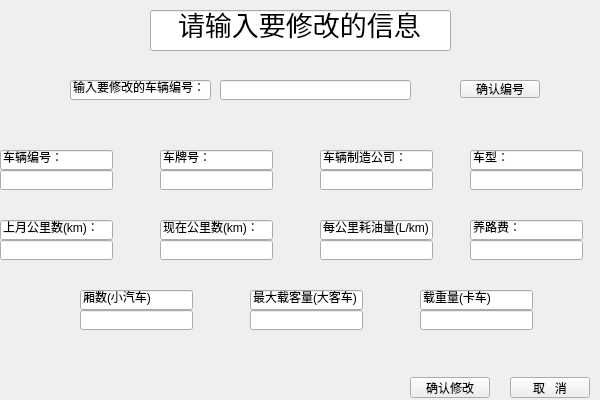
<?xml version="1.0" encoding="UTF-8"?>
<ui version="4.0">
 <class>change2</class>
 <widget class="QWidget" name="change2">
  <property name="geometry">
   <rect>
    <x>0</x>
    <y>0</y>
    <width>600</width>
    <height>400</height>
   </rect>
  </property>
  <property name="windowTitle">
   <string>Form</string>
  </property>
  <widget class="QPushButton" name="pushButton">
   <property name="geometry">
    <rect>
     <x>410</x>
     <y>377</y>
     <width>80</width>
     <height>21</height>
    </rect>
   </property>
   <property name="text">
    <string>确认修改</string>
   </property>
  </widget>
  <widget class="QPushButton" name="pushButton_2">
   <property name="geometry">
    <rect>
     <x>510</x>
     <y>377</y>
     <width>80</width>
     <height>21</height>
    </rect>
   </property>
   <property name="text">
    <string>取   消</string>
   </property>
  </widget>
  <widget class="QLineEdit" name="lineEdit">
   <property name="geometry">
    <rect>
     <x>150</x>
     <y>10</y>
     <width>301</width>
     <height>41</height>
    </rect>
   </property>
   <property name="font">
    <font>
     <pointsize>20</pointsize>
    </font>
   </property>
   <property name="text">
    <string>请输入要修改的信息</string>
   </property>
   <property name="alignment">
    <set>Qt::AlignCenter</set>
   </property>
   <property name="readOnly">
    <bool>true</bool>
   </property>
  </widget>
  <widget class="QLineEdit" name="lineEdit_2">
   <property name="geometry">
    <rect>
     <x>0</x>
     <y>150</y>
     <width>113</width>
     <height>20</height>
    </rect>
   </property>
   <property name="text">
    <string>车辆编号：</string>
   </property>
   <property name="readOnly">
    <bool>true</bool>
   </property>
  </widget>
  <widget class="QLineEdit" name="num">
   <property name="geometry">
    <rect>
     <x>0</x>
     <y>170</y>
     <width>113</width>
     <height>20</height>
    </rect>
   </property>
  </widget>
  <widget class="QLineEdit" name="lineEdit_4">
   <property name="geometry">
    <rect>
     <x>160</x>
     <y>150</y>
     <width>113</width>
     <height>20</height>
    </rect>
   </property>
   <property name="text">
    <string>车牌号：</string>
   </property>
   <property name="readOnly">
    <bool>true</bool>
   </property>
  </widget>
  <widget class="QLineEdit" name="id">
   <property name="geometry">
    <rect>
     <x>160</x>
     <y>170</y>
     <width>113</width>
     <height>20</height>
    </rect>
   </property>
  </widget>
  <widget class="QLineEdit" name="lineEdit_6">
   <property name="geometry">
    <rect>
     <x>320</x>
     <y>150</y>
     <width>113</width>
     <height>20</height>
    </rect>
   </property>
   <property name="text">
    <string>车辆制造公司：</string>
   </property>
   <property name="readOnly">
    <bool>true</bool>
   </property>
  </widget>
  <widget class="QLineEdit" name="company">
   <property name="geometry">
    <rect>
     <x>320</x>
     <y>170</y>
     <width>113</width>
     <height>20</height>
    </rect>
   </property>
  </widget>
  <widget class="QLineEdit" name="lineEdit_8">
   <property name="geometry">
    <rect>
     <x>470</x>
     <y>150</y>
     <width>113</width>
     <height>20</height>
    </rect>
   </property>
   <property name="text">
    <string>车型：</string>
   </property>
   <property name="readOnly">
    <bool>true</bool>
   </property>
  </widget>
  <widget class="QLineEdit" name="type">
   <property name="geometry">
    <rect>
     <x>470</x>
     <y>170</y>
     <width>113</width>
     <height>20</height>
    </rect>
   </property>
  </widget>
  <widget class="QLineEdit" name="lineEdit_10">
   <property name="geometry">
    <rect>
     <x>0</x>
     <y>220</y>
     <width>113</width>
     <height>20</height>
    </rect>
   </property>
   <property name="text">
    <string>上月公里数(km)：</string>
   </property>
   <property name="readOnly">
    <bool>true</bool>
   </property>
  </widget>
  <widget class="QLineEdit" name="lkm">
   <property name="geometry">
    <rect>
     <x>0</x>
     <y>240</y>
     <width>113</width>
     <height>20</height>
    </rect>
   </property>
  </widget>
  <widget class="QLineEdit" name="lineEdit_12">
   <property name="geometry">
    <rect>
     <x>160</x>
     <y>220</y>
     <width>113</width>
     <height>20</height>
    </rect>
   </property>
   <property name="text">
    <string>现在公里数(km)：</string>
   </property>
   <property name="readOnly">
    <bool>true</bool>
   </property>
  </widget>
  <widget class="QLineEdit" name="tkm">
   <property name="geometry">
    <rect>
     <x>160</x>
     <y>240</y>
     <width>113</width>
     <height>20</height>
    </rect>
   </property>
  </widget>
  <widget class="QLineEdit" name="lineEdit_14">
   <property name="geometry">
    <rect>
     <x>320</x>
     <y>220</y>
     <width>113</width>
     <height>20</height>
    </rect>
   </property>
   <property name="text">
    <string>每公里耗油量(L/km)</string>
   </property>
   <property name="readOnly">
    <bool>true</bool>
   </property>
  </widget>
  <widget class="QLineEdit" name="oilkm">
   <property name="geometry">
    <rect>
     <x>320</x>
     <y>240</y>
     <width>113</width>
     <height>20</height>
    </rect>
   </property>
  </widget>
  <widget class="QLineEdit" name="lineEdit_16">
   <property name="geometry">
    <rect>
     <x>470</x>
     <y>220</y>
     <width>113</width>
     <height>20</height>
    </rect>
   </property>
   <property name="text">
    <string>养路费：</string>
   </property>
   <property name="readOnly">
    <bool>true</bool>
   </property>
  </widget>
  <widget class="QLineEdit" name="roadfee">
   <property name="geometry">
    <rect>
     <x>470</x>
     <y>240</y>
     <width>113</width>
     <height>20</height>
    </rect>
   </property>
  </widget>
  <widget class="QLineEdit" name="lineEdit_18">
   <property name="geometry">
    <rect>
     <x>80</x>
     <y>290</y>
     <width>113</width>
     <height>20</height>
    </rect>
   </property>
   <property name="text">
    <string>厢数(小汽车)</string>
   </property>
   <property name="readOnly">
    <bool>true</bool>
   </property>
  </widget>
  <widget class="QLineEdit" name="carspecial">
   <property name="geometry">
    <rect>
     <x>80</x>
     <y>310</y>
     <width>113</width>
     <height>20</height>
    </rect>
   </property>
  </widget>
  <widget class="QLineEdit" name="lineEdit_20">
   <property name="geometry">
    <rect>
     <x>250</x>
     <y>290</y>
     <width>113</width>
     <height>20</height>
    </rect>
   </property>
   <property name="text">
    <string>最大载客量(大客车)</string>
   </property>
   <property name="readOnly">
    <bool>true</bool>
   </property>
  </widget>
  <widget class="QLineEdit" name="busspecial">
   <property name="geometry">
    <rect>
     <x>250</x>
     <y>310</y>
     <width>113</width>
     <height>20</height>
    </rect>
   </property>
  </widget>
  <widget class="QLineEdit" name="lineEdit_22">
   <property name="geometry">
    <rect>
     <x>420</x>
     <y>290</y>
     <width>113</width>
     <height>20</height>
    </rect>
   </property>
   <property name="text">
    <string>载重量(卡车)</string>
   </property>
   <property name="readOnly">
    <bool>true</bool>
   </property>
  </widget>
  <widget class="QLineEdit" name="truckspecial">
   <property name="geometry">
    <rect>
     <x>420</x>
     <y>310</y>
     <width>113</width>
     <height>20</height>
    </rect>
   </property>
  </widget>
  <widget class="QLineEdit" name="lineEdit_3">
   <property name="geometry">
    <rect>
     <x>70</x>
     <y>80</y>
     <width>141</width>
     <height>20</height>
    </rect>
   </property>
   <property name="text">
    <string>输入要修改的车辆编号：</string>
   </property>
   <property name="readOnly">
    <bool>true</bool>
   </property>
  </widget>
  <widget class="QLineEdit" name="lineEdit_5">
   <property name="geometry">
    <rect>
     <x>220</x>
     <y>80</y>
     <width>191</width>
     <height>20</height>
    </rect>
   </property>
  </widget>
  <widget class="QPushButton" name="pushButton_3">
   <property name="geometry">
    <rect>
     <x>460</x>
     <y>80</y>
     <width>80</width>
     <height>18</height>
    </rect>
   </property>
   <property name="text">
    <string>确认编号</string>
   </property>
  </widget>
 </widget>
 <resources/>
 <connections/>
</ui>
